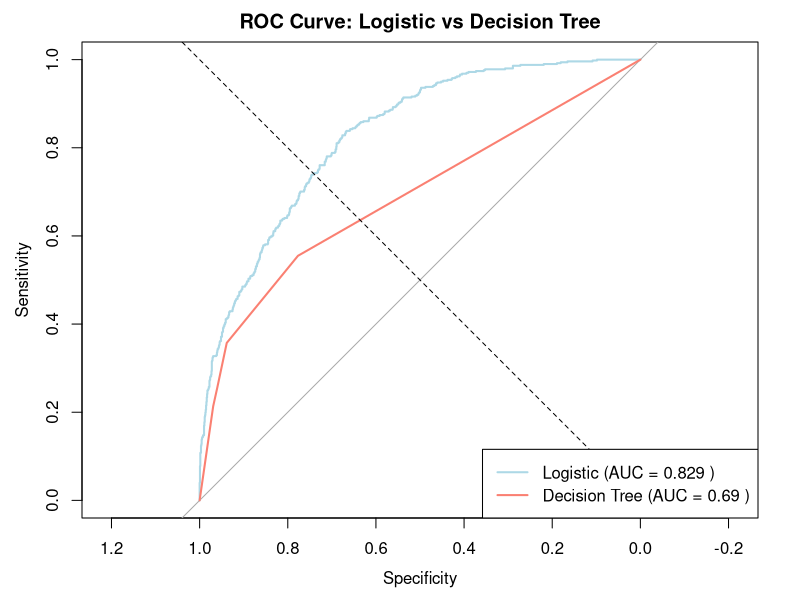
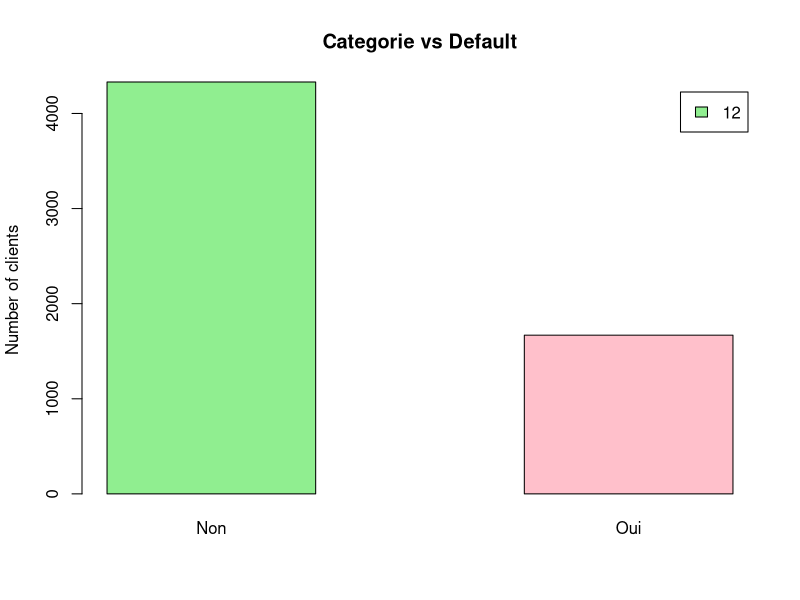
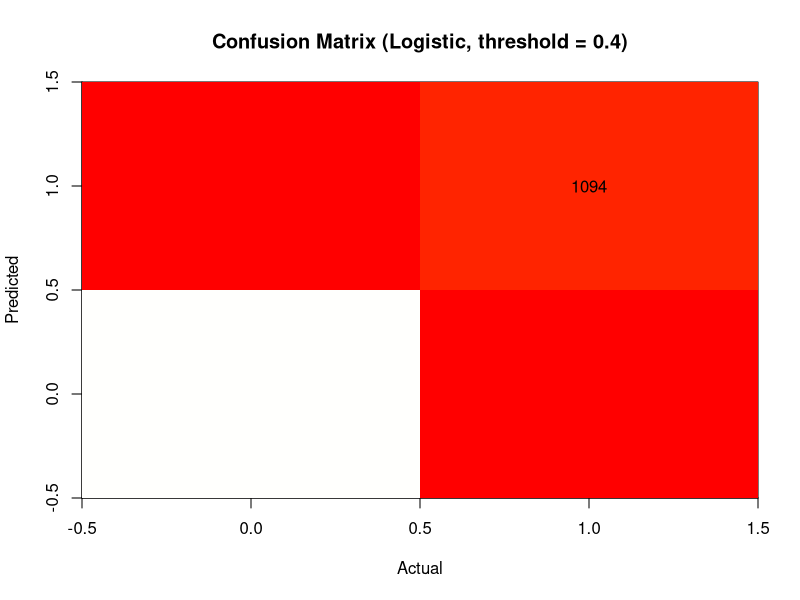
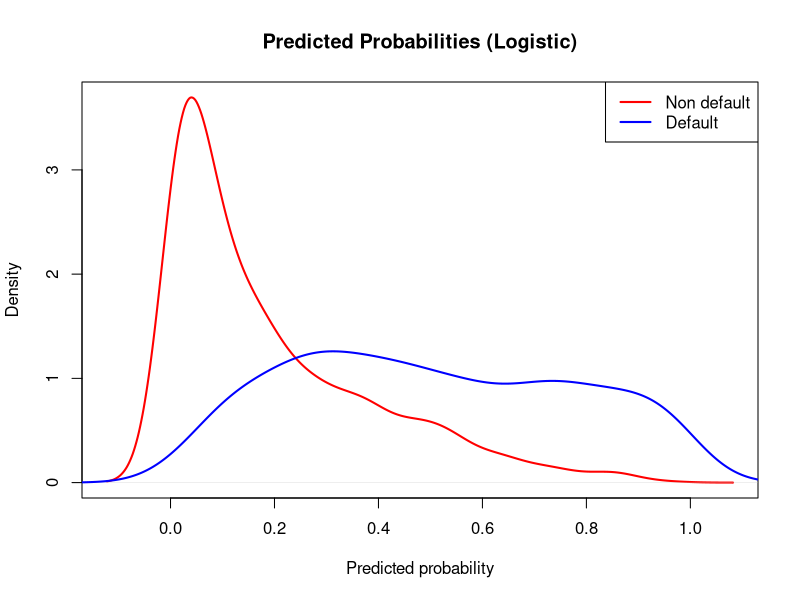

These charts were generated, in order, by the following R code:
# Payment Default Prediction
# Projet d'analyse - Informatique décisionnelle

# Chargement des données du projet
# le setwd permet de se placer dans le dossier du projet
setwd("C:/Users/ASUS/OneDrive - Université Côte d'Azur/imene_uni/L3/S5/info_de/projet")

# Nettoyage de l'environnement
rm(list = ls())
set.seed(123)

# df contient les données avec le défaut connu
# df_new contient les clients a prédire

df <- read.csv("Data Projet.csv", stringsAsFactors = FALSE)
df_new <- read.csv("Data Projet New.csv", stringsAsFactors = FALSE)

# Transformation de la variable cible en facteur

df$defaut <- factor(df$defaut, levels = c("Non", "Oui"))

# Gestion des valeurs manquantes
df$age[df$age == 999] <- NA
df$adresse[df$adresse == 999] <- NA

# on remplace les NA par la médiane
# la médiane est robuste aux valeurs extremes
df$age[is.na(df$age)] <- median(df$age, na.rm = TRUE)
df$adresse[is.na(df$adresse)] <- median(df$adresse, na.rm = TRUE)

# Transformation des variables catégorielles
# education est ordonnée car les niveaux ont un sens
df$education <- factor(
  df$education,
  levels = c("Niveau bac", "Bac+2", "Bac+3", "Bac+4", "Bac+5 et plus"),
  ordered = TRUE
)

# categorie est une variable qualitative simple
df$categorie <- factor(df$categorie)

# Séparation apprentissage / test

index <- unlist(
  tapply(seq_len(nrow(df)), df$defaut,
         function(x) sample(x, floor(0.7 * length(x))))
)

train <- df[index, ]
test  <- df[-index, ]

# Suppression des niveaux inutilisés
# permet d'éviter des problemes dans les modèles
train <- droplevels(train)
test  <- droplevels(test)

# Suppression des variables factorielles avec un seul niveau
# ces variables ne sont pas utiles pour la prédiction
one_level_factors <- names(train)[
  sapply(train, function(x) is.factor(x) && length(unique(x)) < 2)
]

train <- train[, !(names(train) %in% one_level_factors)]
test  <- test[, !(names(test) %in% one_level_factors)]

# Apprentissage du modèle de régression logistique
# ce modèle est adapté a une variable cible binaire
model_log <- glm(defaut ~ ., data = train, family = binomial)

# Prédiction des probabilités sur le jeu de test
proba_log <- predict(model_log, test, type = "response")

# Seuil classique a 0.5
pred_log_05 <- factor(ifelse(proba_log >= 0.5, "Oui", "Non"),
                      levels = c("Non", "Oui"))

# Matrice de confusion et rappel pour le seuil 0.5
conf_log_05 <- table(pred_log_05, test$defaut)
recall_log_05 <- conf_log_05["Oui","Oui"] /
  (conf_log_05["Oui","Oui"] + conf_log_05["Non","Oui"])

# Seuil abaissé a 0.4
# permet de mieux detecter les clients a risque
pred_log_04 <- factor(ifelse(proba_log >= 0.4, "Oui", "Non"),
                      levels = c("Non", "Oui"))

# Matrice de confusion et rappel pour le seuil 0.4
conf_log_04 <- table(pred_log_04, test$defaut)
recall_log_04 <- conf_log_04["Oui","Oui"] /
  (conf_log_04["Oui","Oui"] + conf_log_04["Non","Oui"])

# Calcul de la courbe ROC et de l'AUC pour la régression logistique
library(pROC)

roc_log <- roc(test$defaut, proba_log, levels = c("Non","Oui"))
auc_log <- auc(roc_log)

# Apprentissage d'un arbre de décision
# ce modèle est plus simple mais souvent moins performant
library(rpart)

model_tree <- rpart(defaut ~ ., data = train, method = "class")

# Prédiction des probabilités avec l'arbre
proba_tree <- predict(model_tree, test, type = "prob")[,"Oui"]

pred_tree <- factor(ifelse(proba_tree >= 0.5, "Oui", "Non"),
                    levels = c("Non","Oui"))

# Matrice de confusion et rappel pour l'arbre
conf_tree <- table(pred_tree, test$defaut)
recall_tree <- conf_tree["Oui","Oui"] /
  (conf_tree["Oui","Oui"] + conf_tree["Non","Oui"])

# Courbe ROC et AUC pour l'arbre de décision
roc_tree <- roc(test$defaut, proba_tree, levels = c("Non","Oui"))
auc_tree <- auc(roc_tree)

# Affichage de la courbe ROC pour comparer les deux modèles
dev.new()

plot(roc_log, col = "lightblue", lwd = 2,
     main = "ROC Curve: Logistic vs Decision Tree")
lines(roc_tree, col = "salmon", lwd = 2)
abline(a = 0, b = 1, lty = 2)

legend("bottomright",
       legend = c(
         paste("Logistic (AUC =", round(auc_log,3), ")"),
         paste("Decision Tree (AUC =", round(auc_tree,3), ")")
       ),
       col = c("lightblue", "salmon"),
       lwd = 2)

# Analyse exploratoire : relation entre categorie et défaut
dev.new()
barplot(
  table(df$categorie, df$defaut),
  beside = TRUE,
  col = c("lightgreen", "pink"),
  legend = TRUE,
  main = "Categorie vs Default",
  ylab = "Number of clients"
)

# Visualisation de la matrice de confusion (seuil 0.4)
dev.new()
conf_mat <- table(pred_log_04, test$defaut)

image(conf_mat,
      col = heat.colors(256),
      main = "Confusion Matrix (Logistic, threshold = 0.4)",
      xlab = "Actual",
      ylab = "Predicted")

text(expand.grid(1:2, 1:2),
     labels = as.vector(conf_mat),
     col = "black")

# Distribution des probabilités prédites avant le choix du seuil
dev.new()
plot(density(proba_log[test$defaut == "Non"]),
     col = "red", lwd = 2,
     main = "Predicted Probabilities (Logistic)",
     xlab = "Predicted probability")
lines(density(proba_log[test$defaut == "Oui"]),
      col = "blue", lwd = 2)

legend("topright",
       legend = c("Non default", "Default"),
       col = c("red", "blue"),
       lwd = 2)

# Comparaison finale des modèles
comparison <- data.frame(
  Model = c("Logistic (0.5)", "Logistic (0.4)", "Decision Tree"),
  Recall = c(recall_log_05, recall_log_04, recall_tree),
  AUC = c(auc_log, auc_log, auc_tree)
)

print(comparison)

# Application du modèle final aux nouvelles données
# on utilise le seuil 0.4 retenu precedemment

df_new$age[df_new$age == 999] <- NA
df_new$adresse[df_new$adresse == 999] <- NA

df_new$age[is.na(df_new$age)] <- median(df$age, na.rm = TRUE)
df_new$adresse[is.na(df_new$adresse)] <- median(df$adresse, na.rm = TRUE)

df_new$education <- factor(df_new$education,
                           levels = levels(df$education),
                           ordered = TRUE)

df_new$categorie <- factor(df_new$categorie,
                           levels = levels(df$categorie))

# Prédiction sur les nouveaux clients
proba_new <- predict(model_log, df_new, type = "response")
pred_new <- ifelse(proba_new >= 0.4, "Oui", "Non")

# Création du fichier final a déposer sur Moodle
results <- data.frame(
  client = df_new$client,
  prediction = pred_new,
  probability = proba_new
)

write.csv(results, "FINAL_RESULTS.csv", row.names = FALSE)
